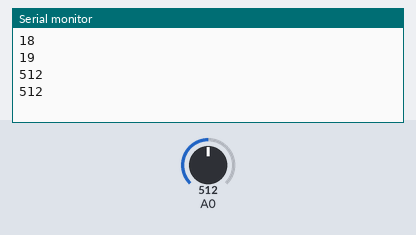
Simulated run of this sketch. Board: Arduino Uno, built with avr-gcc and run on an emulated ATmega328P. Parts: the last lines printed to the serial monitor. The inputs (shaded band) are chosen by the test bench; at power-on: A0 = 512.

Above: at 1.8 s.
1.9 s: A0 set to 716
At 2.4 s:
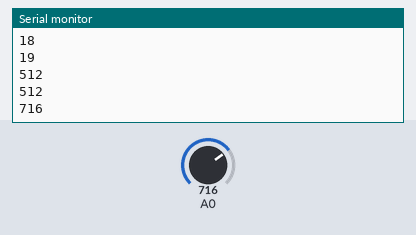
3.4 s: A0 set to 900
At 4.8 s:
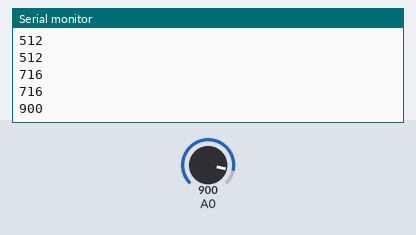
Timing chart, 0 to 6.4 s (numbered marks = the images above; inputs shaded):
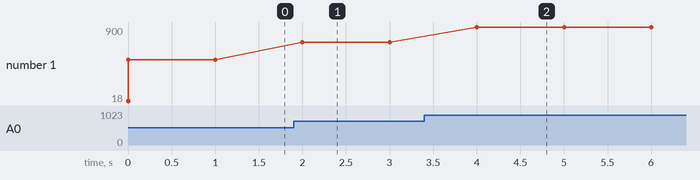

Measured:
- after the input at 1.9 s, the serial monitor: prints a new line after 0.10 s (image 1)
- after the input at 3.4 s, the serial monitor: prints a new line after 0.60 s (image 2)
- plotted number 1: 512 → 716 after the input at 1.9 s, 716 → 900 after the input at 3.4 s

The sketch:

esp8266_soil.ino
```cpp
void setup() {
  // put your setup code here, to run once:
  Serial.begin(115200);
  Serial.println(SDA);
  Serial.println(SCL);
}

void loop() {
  // put your main code here, to run repeatedly:
  int soil_moisture = analogRead(A0);
  Serial.println(soil_moisture);
  delay(1000);
}
```
